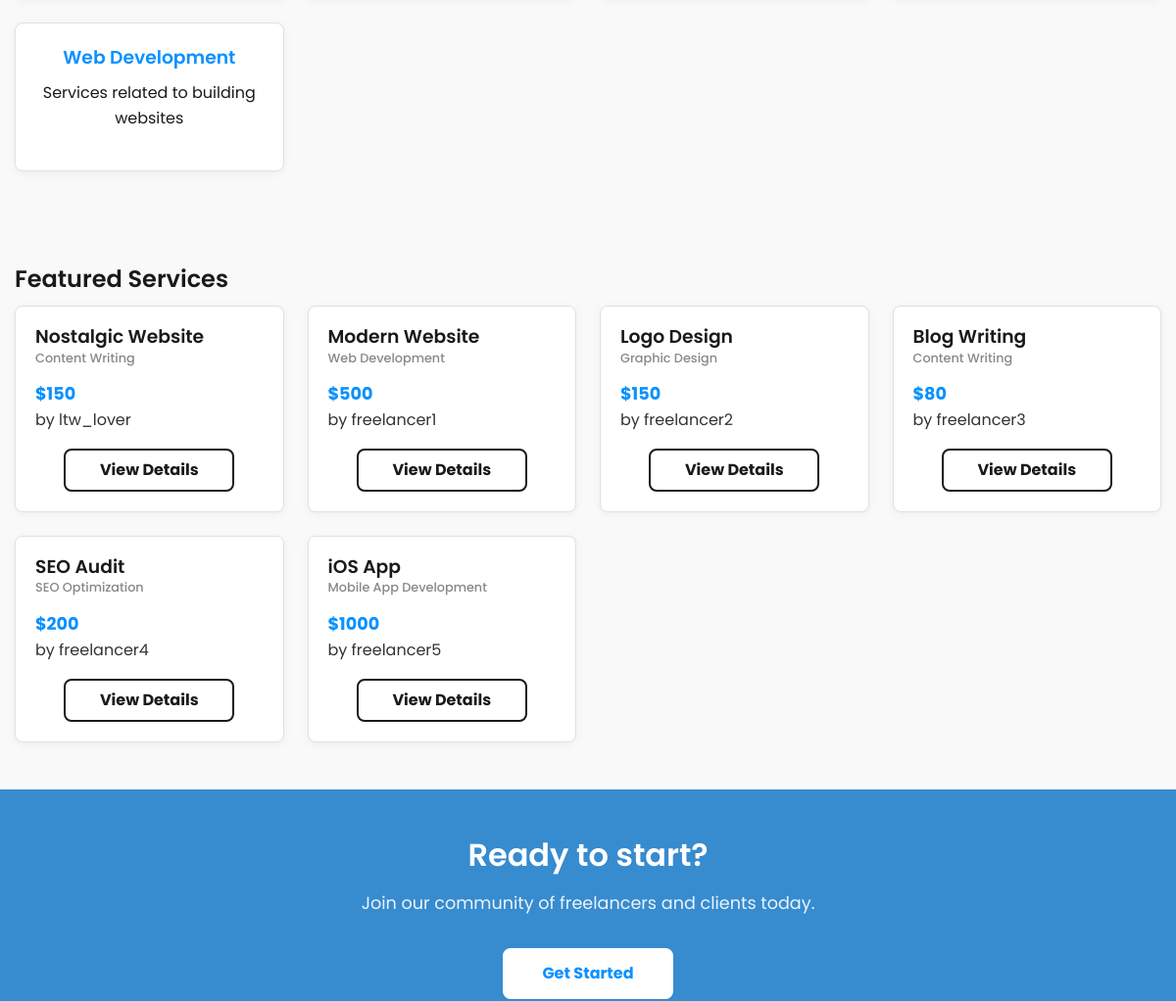
/pages/home.php (middle part), run on an earlier commit of the app's database.
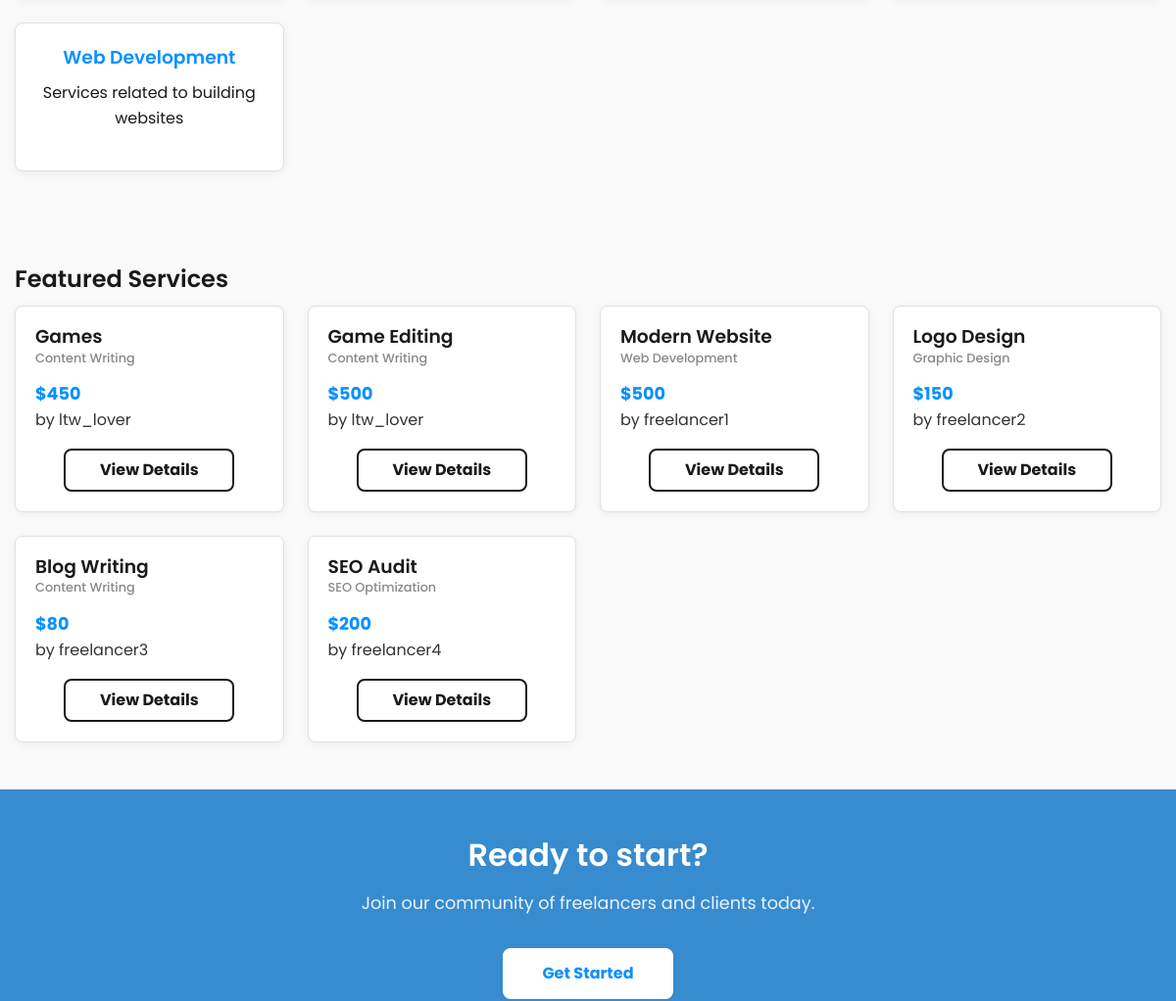
And on a later commit of the database.
### tables this page shows
CREATE TABLE Categories (
    id INTEGER PRIMARY KEY AUTOINCREMENT,
    name TEXT UNIQUE NOT NULL,
    description TEXT
);

CREATE TABLE Services (
    id INTEGER PRIMARY KEY AUTOINCREMENT,
    freelancer_id INTEGER NOT NULL,
    title TEXT NOT NULL,
    description TEXT NOT NULL,
    category_id INTEGER NOT NULL,
    price REAL NOT NULL,
    delivery_time INTEGER NOT NULL,
    created_at DATETIME DEFAULT CURRENT_TIMESTAMP,
    image_path TEXT,
    video_path TEXT,
    FOREIGN KEY (freelancer_id) REFERENCES Users(id),
    FOREIGN KEY (category_id) REFERENCES Categories(id)
);

### public/includes/utils.php (called while the page is built, shortened)
<?php
function isLoggedIn() {
    return isset($_SESSION['user_id']);
}
?>

### public/pages/home.php (the view, shortened to what this page needs)
<?php
require_once '../includes/utils.php';
function getFeaturedServices($limit = 6) {
    try {
        $db = getDB();
        $query = "SELECT s.*, u.username as freelancer_name, c.name as category_name,
                 (SELECT AVG(rating) FROM Reviews WHERE service_id = s.id) as avg_rating
                 FROM Services s
                 JOIN Users u ON s.freelancer_id = u.id
                 JOIN Categories c ON s.category_id = c.id
                 ORDER BY s.created_at DESC
                 LIMIT ?";
        $stmt = $db->prepare($query);
        $stmt->execute([$limit]);
        return $stmt->fetchAll(PDO::FETCH_ASSOC);
    } catch (PDOException $e) {
        return [];
    }
}
function getCategories() {
    try {
        $db = getDB();
        $query = "SELECT * FROM Categories ORDER BY name";
        $stmt = $db->prepare($query);
        $stmt->execute();
        return $stmt->fetchAll(PDO::FETCH_ASSOC);
    } catch (PDOException $e) {
        return [];
    }
}
$featuredServices = getFeaturedServices();
$categories = getCategories();
include_once '../templates/header.php';
?>
<div class="categories-section">
    <div class="container">
        <div class="categories-grid">
            <?php foreach ($categories as $category): ?>
                <a href="<?php echo SITE_URL; ?>/pages/services/list.php?category=<?php echo $category['id']; ?>" class="category-card">
                    <h3><?php echo htmlspecialchars($category['name']); ?></h3>
                    <p><?php echo htmlspecialchars($category['description'] ?? ''); ?></p>
                </a>
            <?php endforeach; ?>
        </div>
    </div>
</div>
<div class="featured-services">
    <div class="container">
        <h2>Featured Services</h2>
        <?php if (empty($featuredServices)): ?>
            <p>No services available yet. <?php if (!isLoggedIn()): ?>
                <a href="<?php echo SITE_URL; ?>/pages/register.php">Register</a> and be the first to offer your services!
            <?php else: ?>
                <a href="<?php echo SITE_URL; ?>/pages/services/create.php">Create a service</a> and be the first to offer your expertise!
            <?php endif; ?></p>
        <?php else: ?>
            <div class="services-grid">
                <?php foreach ($featuredServices as $service): ?>
                    <div class="service-card">
                        <h3><?php echo htmlspecialchars($service['title']); ?></h3>
                        <p class="service-category"><?php echo htmlspecialchars($service['category_name']); ?></p>
                        <p class="service-price">$<?php echo htmlspecialchars($service['price']); ?></p>
                        <p class="service-freelancer">by <?php echo htmlspecialchars($service['freelancer_name']); ?></p>
                        <a href="<?php echo SITE_URL; ?>/pages/services/view.php?id=<?php echo $service['id']; ?>" class="btn">View Details</a>
                    </div>
                <?php endforeach; ?>
            </div>
        <?php endif; ?>
    </div>
</div>
<div class="cta-section">
    <div class="container">
        <h2>Ready to start?</h2>
        <p>Join our community of freelancers and clients today.</p>
        <?php if (!isLoggedIn()): ?>
            <a href="<?php echo SITE_URL; ?>/pages/register.php" class="btn">Get Started</a>
        <?php else: ?>
            <a href="<?php echo SITE_URL; ?>/pages/services/list.php" class="btn">Browse Services</a>
        <?php endif; ?>
    </div>
</div>
<?php include_once '../templates/footer.php'; ?>

What changed in the data, as far as the page shows it:
removed services: title "Nostalgic Website", category_name "Content Writing", price "150", freelancer_name "ltw_lover"
no longer on this page (row edited): services: title "iOS App", category_name "Mobile App Development", price "1000", freelancer_name "freelancer5"
added services: title "Games", category_name "Content Writing", price "450", freelancer_name "ltw_lover"
added services: title "Game Editing", category_name "Content Writing", price "500", freelancer_name "ltw_lover"
